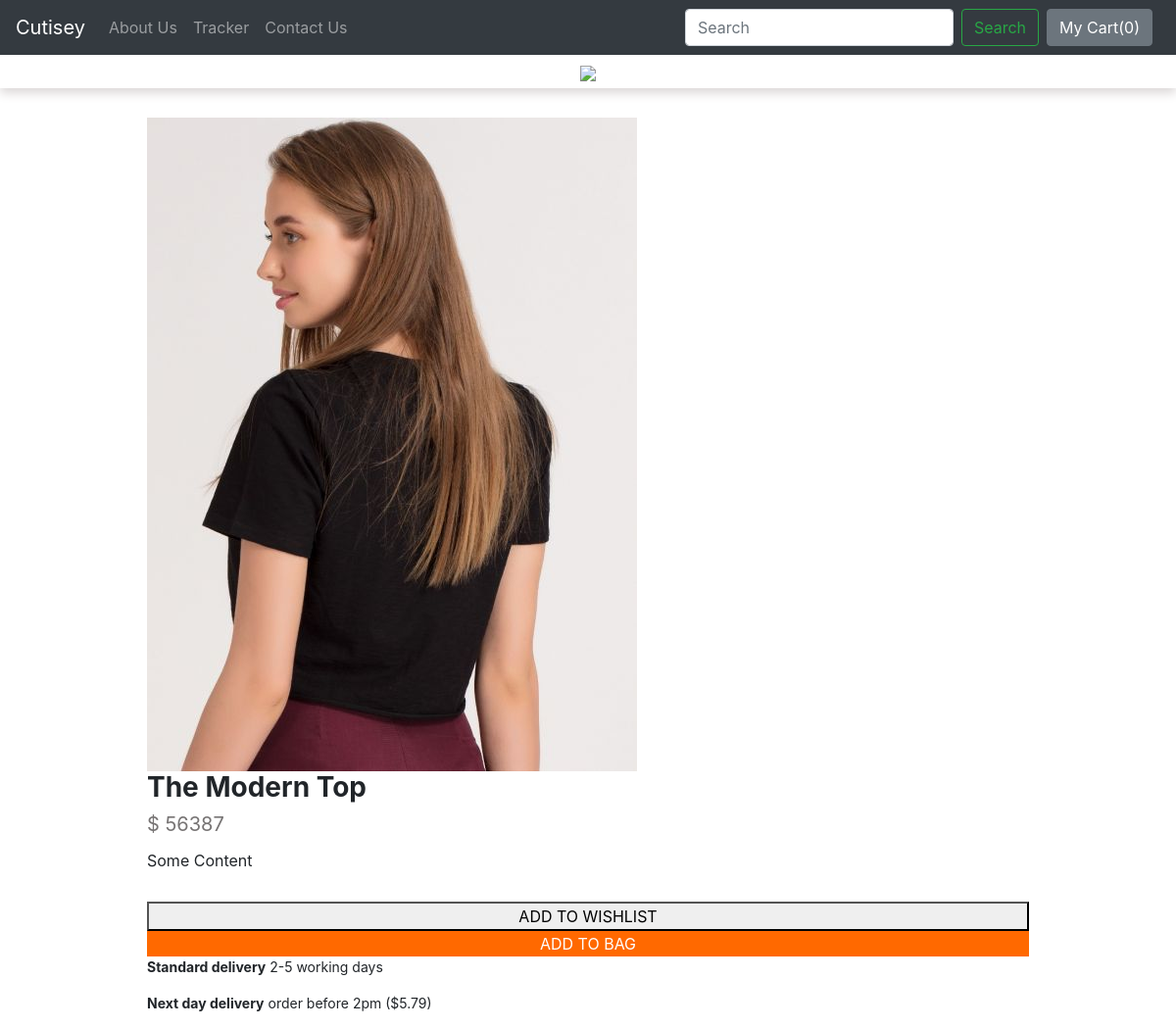
Page /Cutisey/products/9 on the committed database.
### Cutisey/models.py (models this page shows)
class Product(models.Model):
    product_id = models.AutoField
    product_name = models.CharField(max_length=50)
    category = models.CharField(max_length=50,default="")
    subcategory = models.CharField(max_length=50,default="")
    price = models.IntegerField(default=0)
    desc = models.CharField(max_length=300)
    pub_date = models.DateField()
    image = models.ImageField(upload_to="Cutisey/images",default="")
    def __str__(self):
        return self.product_name

### Cutisey/views.py (the view)
# urls.py: path("products/<int:myid>", views.productView, name="ProductView")
def productView(request, myid):
    product=Product.objects.filter(id=myid)
    print(product)
    return render(request, 'Cutisey/productView.html', {'product':product[0]})

### Cutisey/templates/Cutisey/productView.html (shortened to what this page needs)
{% extends 'Cutisey/basic.html' %}
{% block body %}
     <div id="header">
        <img src="https://awik.io/demo/webshop-zoom/star_logo.png">
      </div>
      <div class="columns">
         <div class="column">
            <div class="thumbnail-container">
              <img class="drift-demo-trigger" data-zoom="https://awik.io/demo/webshop-zoom/shoe-large.jpg" src="/media/{{product.image}}">
            </div>
        </div>
        <div class="grid left">
          <div class="column">
          <div class="details">
            <h1>{{product.product_name}}</h1>
            <p class="price">$ {{product.price}}</p>
            <p class="description">{{product.desc}}</p>
            <div class="columns">
              <div class="column" id="wishlist-container">
                <button class="button">
                    <span>ADD TO WISHLIST</span>
                </button>
              </div>
              <div class="column" id="buy-container">
                <button class="button buy-button">
                    <span>ADD TO BAG</span>
                </button>
              </div>
            </div>
            <p class="small-text"><span>Standard delivery</span> 2-5 working days</p>
            <p class="small-text"><span>Next day delivery</span> order before 2pm ($5.79)</p>
          </div>
        </div>
      </div>
      </div>
 {% endblock %}

### rows in the picture
Product: image (picture), product_name "The Modern Top", price "56387", desc "Some Content"
